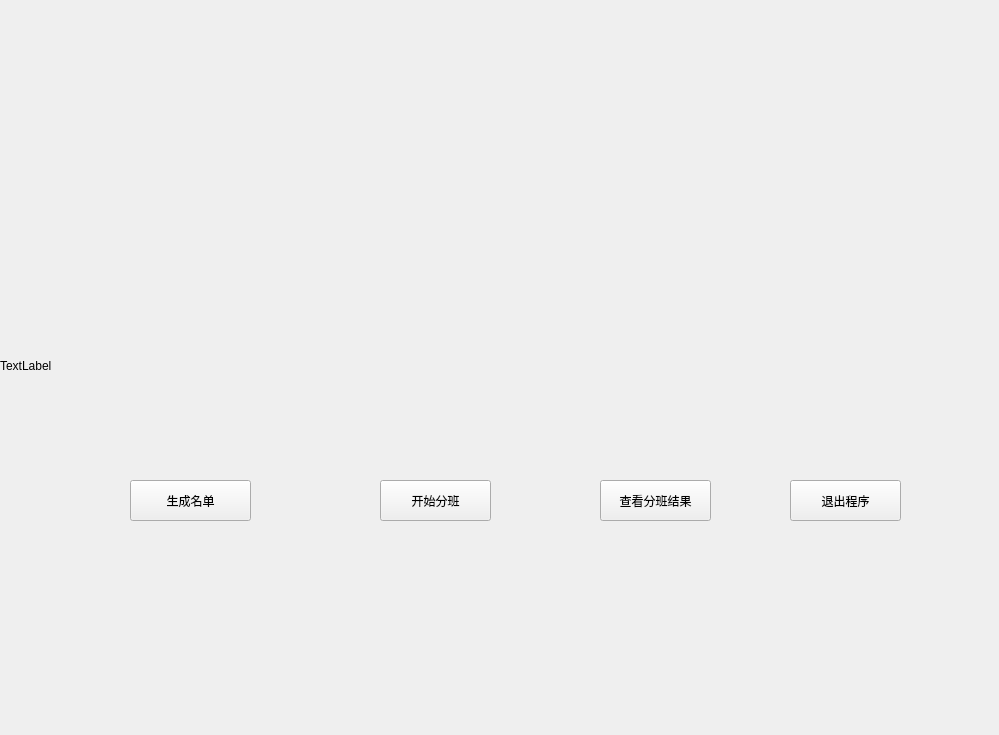
<?xml version="1.0" encoding="UTF-8"?>
<ui version="4.0">
 <class>Form</class>
 <widget class="QWidget" name="Form">
  <property name="geometry">
   <rect>
    <x>0</x>
    <y>0</y>
    <width>999</width>
    <height>735</height>
   </rect>
  </property>
  <property name="windowTitle">
   <string>阳光分班</string>
  </property>
  <property name="styleSheet">
   <string notr="true"/>
  </property>
  <widget class="QPushButton" name="pushButton">
   <property name="geometry">
    <rect>
     <x>130</x>
     <y>480</y>
     <width>121</width>
     <height>41</height>
    </rect>
   </property>
   <property name="styleSheet">
    <string notr="true">border-image: url(:/新前缀/images/白.png);</string>
   </property>
   <property name="text">
    <string>生成名单</string>
   </property>
  </widget>
  <widget class="QPushButton" name="pushButton_2">
   <property name="geometry">
    <rect>
     <x>380</x>
     <y>480</y>
     <width>111</width>
     <height>41</height>
    </rect>
   </property>
   <property name="styleSheet">
    <string notr="true">border-image: url(:/新前缀/images/白.png);</string>
   </property>
   <property name="text">
    <string>开始分班</string>
   </property>
  </widget>
  <widget class="QPushButton" name="pushButton_3">
   <property name="geometry">
    <rect>
     <x>600</x>
     <y>480</y>
     <width>111</width>
     <height>41</height>
    </rect>
   </property>
   <property name="styleSheet">
    <string notr="true">border-image: url(:/新前缀/images/白.png);</string>
   </property>
   <property name="text">
    <string>查看分班结果</string>
   </property>
  </widget>
  <widget class="QPushButton" name="pushButton_4">
   <property name="geometry">
    <rect>
     <x>790</x>
     <y>480</y>
     <width>111</width>
     <height>41</height>
    </rect>
   </property>
   <property name="styleSheet">
    <string notr="true">border-image: url(:/新前缀/images/白.png);</string>
   </property>
   <property name="text">
    <string>退出程序</string>
   </property>
  </widget>
  <widget class="QLabel" name="label">
   <property name="geometry">
    <rect>
     <x>0</x>
     <y>0</y>
     <width>1001</width>
     <height>731</height>
    </rect>
   </property>
   <property name="styleSheet">
    <string notr="true">border-image: url(:/新前缀/images/back.jpg);</string>
   </property>
   <property name="text">
    <string>TextLabel</string>
   </property>
  </widget>
  <zorder>label</zorder>
  <zorder>pushButton</zorder>
  <zorder>pushButton_2</zorder>
  <zorder>pushButton_3</zorder>
  <zorder>pushButton_4</zorder>
 </widget>
 <resources>
  <include location="picture.qrc"/>
 </resources>
 <connections/>
</ui>
